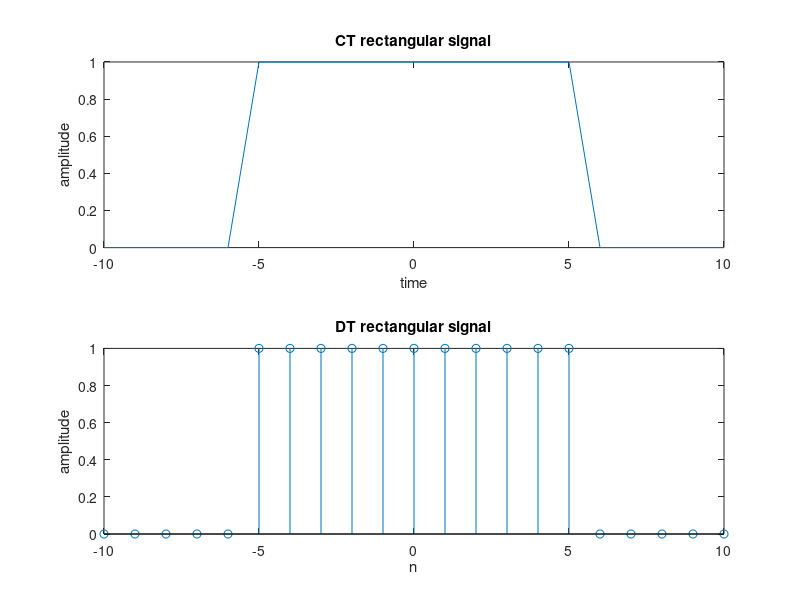

Write the MATLAB code that produced this figure.
clc
clear all
close all
t=-10:10;
a=length(t);
x=1;
while x<=a
  if t(x)>=-5 && t(x)<=5
    rect(x)=1
  else
    rect(x)=0;
  end
  x=x+1;
end
subplot(2,1,1);
plot(t,rect);
xlabel('time');
ylabel('amplitude');
title('CT rectangular signal');


n=-10:10;
b=length(n);
y=1;
while y<=b
  if n(y) <= 5 && n(y) >= -5
    rectd(y)=1;
  else
    rectd(y)=0;
  end
  y=y+1;
end
subplot(2,1,2);
stem(n,rectd);
xlabel('n');
ylabel('amplitude');
title('DT rectangular signal');
